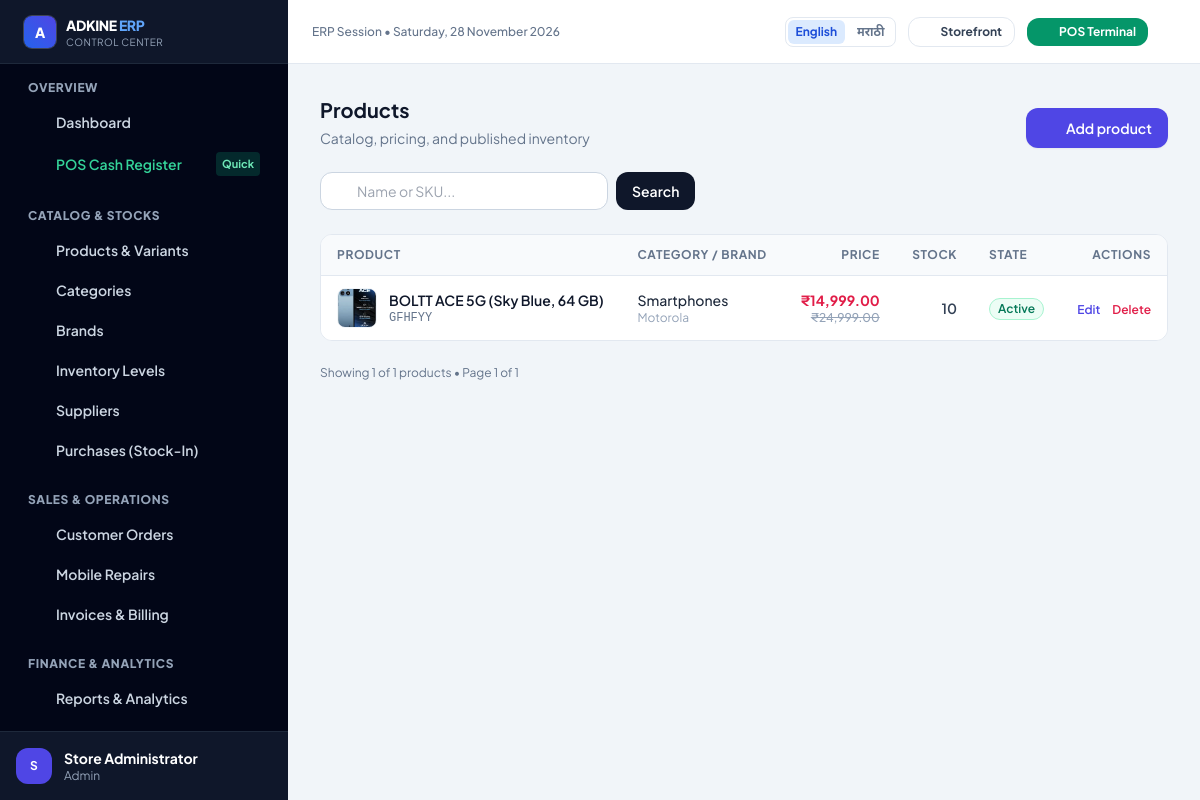
/admin/products.php (signed in), run on the app's committed database.
### tables this page shows
CREATE TABLE `products` (
  `id` int(10) UNSIGNED NOT NULL,
  `category_id` int(10) UNSIGNED NOT NULL,
  `brand_id` int(10) UNSIGNED NOT NULL,
  `name` varchar(200) NOT NULL,
  `slug` varchar(200) NOT NULL,
  `sku` varchar(100) NOT NULL,
  `barcode` varchar(100) DEFAULT NULL,
  `model_number` varchar(100) DEFAULT NULL,
  `short_desc` varchar(500) DEFAULT NULL,
  `description` longtext DEFAULT NULL,
  `specifications` longtext DEFAULT NULL CHECK (json_valid(`specifications`)),
  `thumbnail` varchar(255) DEFAULT NULL,
  `images` longtext DEFAULT NULL CHECK (json_valid(`images`)),
  `base_price` decimal(12,2) NOT NULL DEFAULT 0.00,
  `sale_price` decimal(12,2) DEFAULT NULL,
  `cost_price` decimal(12,2) NOT NULL DEFAULT 0.00,
  `has_variants` tinyint(1) DEFAULT 0,
  `is_featured` tinyint(1) DEFAULT 0,
  `is_active` tinyint(1) DEFAULT 1,
  `warranty_months` int(10) UNSIGNED DEFAULT 12,
  `discount_percent` decimal(5,2) DEFAULT NULL,
  `created_at` timestamp NULL DEFAULT current_timestamp(),
  `updated_at` timestamp NULL DEFAULT current_timestamp() ON UPDATE current_timestamp()
);

CREATE TABLE `categories` (
  `id` int(10) UNSIGNED NOT NULL,
  `parent_id` int(10) UNSIGNED DEFAULT NULL,
  `name` varchar(150) NOT NULL,
  `slug` varchar(150) NOT NULL,
  `description` text DEFAULT NULL,
  `image` varchar(255) DEFAULT NULL,
  `display_order` int(11) DEFAULT 0,
  `is_active` tinyint(1) DEFAULT 1,
  `created_at` timestamp NULL DEFAULT current_timestamp()
);

CREATE TABLE `brands` (
  `id` int(10) UNSIGNED NOT NULL,
  `name` varchar(150) NOT NULL,
  `slug` varchar(150) NOT NULL,
  `logo` varchar(255) DEFAULT NULL,
  `is_active` tinyint(1) DEFAULT 1,
  `created_at` timestamp NULL DEFAULT current_timestamp()
);

### includes/db.php (called while the page is built, shortened)
<?php
function db(): mysqli
{
    static $conn = null;
    if ($conn === null) {
        $conn = new mysqli(DB_HOST, DB_USER, DB_PASS, DB_NAME, DB_PORT);
        $conn->set_charset(DB_CHARSET);
    }
    return $conn;
}
function _db_execute(string $sql, array $params): mysqli_stmt
{
    $stmt = db()->prepare($sql);
    if (!empty($params)) {
        $stmt->execute(array_values($params));
    } else {
        $stmt->execute();
    }
    return $stmt;
}
function db_fetch_all(string $sql, array $params = []): array
{
    $stmt   = _db_execute($sql, $params);
    $result = $stmt->get_result();
    $rows   = $result->fetch_all(MYSQLI_ASSOC);
    return $rows;
}
function db_fetch_value(string $sql, array $params = []): mixed
{
    $stmt   = _db_execute($sql, $params);
    $result = $stmt->get_result();
    $row    = $result->fetch_array(MYSQLI_NUM);
    return $row[0] ?? null;
}

### admin/products.php (the view, shortened to what this page needs)
<?php
require_once __DIR__ . '/../includes/admin-header.php';
$search = trim((string)($_GET['search'] ?? ''));
$page   = max(1, (int)($_GET['page'] ?? 1));
$limit  = 15;
$offset = ($page - 1) * $limit;
$where = '';
$params = [];
$total = (int)(db_fetch_value("SELECT COUNT(*) FROM products p $where", $params) ?? 0);
$pages = (int)ceil($total / $limit);
$products = db_fetch_all(
    "SELECT p.*, c.name AS category_name, b.name AS brand_name,
            COALESCE(SUM(i.current_stock), 0) AS total_stock
     FROM products p
     LEFT JOIN categories c ON p.category_id = c.id
     LEFT JOIN brands b ON p.brand_id = b.id
     LEFT JOIN inventory i ON i.product_id = p.id
     $where
     GROUP BY p.id
     ORDER BY p.created_at DESC
     LIMIT $limit OFFSET $offset",
    $params
);
?>
<div class="space-y-6">
    <div class="flex flex-wrap items-end justify-between gap-4">
        <div>
            <h1 class="text-xl font-bold text-slate-900">Products</h1>
            <p class="mt-1 text-sm text-slate-500">Catalog, pricing, and published inventory</p>
        </div>
        <a href="<?= url('/admin/product-create.php') ?>" class="inline-flex items-center gap-2 rounded-xl bg-indigo-600 px-4 py-2.5 text-sm font-semibold text-white shadow-sm hover:bg-indigo-700 transition">
            <i data-lucide="plus" class="w-4 h-4"></i> Add product
        </a>
    </div>
    <form method="GET" action="<?= url('/admin/products.php') ?>" class="flex gap-2">
        <div class="relative w-72">
            <input id="product-search" name="search" value="<?= e($search) ?>" placeholder="Name or SKU..." class="w-full rounded-xl border border-slate-300 bg-white px-3.5 py-2 pl-9 text-sm shadow-xs focus:border-indigo-600 focus:ring-1 focus:ring-indigo-600 outline-none">
            <i data-lucide="search" class="w-4 h-4 text-slate-400 absolute left-3 top-2.5"></i>
        </div>
        <button class="rounded-xl bg-slate-900 px-4 py-2 text-sm font-semibold text-white hover:bg-slate-800 transition">Search</button>
    </form>
    <div class="overflow-x-auto rounded-xl border border-slate-200 bg-white shadow-xs">
        <table class="min-w-full divide-y divide-slate-200 text-left text-sm">
            <thead class="bg-slate-50 text-xs uppercase tracking-wider text-slate-500 font-bold">
                <tr>
                    <th class="px-4 py-3">Product</th>
                    <th class="px-4 py-3">Category / Brand</th>
                    <th class="px-4 py-3 text-right">Price</th>
                    <th class="px-4 py-3 text-right">Stock</th>
                    <th class="px-4 py-3">State</th>
                    <th class="px-4 py-3 text-right">Actions</th>
                </tr>
            </thead>
            <tbody class="divide-y divide-slate-100 bg-white">
                <?php foreach ($products as $product): ?>
                <tr class="hover:bg-slate-50/70 transition">
                    <td class="px-4 py-3">
                        <div class="flex items-center gap-3">
                            <?php if (!empty($product['thumbnail'])): ?>
                                <img src="<?= asset($product['thumbnail']) ?>" alt="" class="w-10 h-10 rounded-lg object-cover border border-slate-100 shrink-0">
                            <?php else: ?>
                                <div class="w-10 h-10 rounded-lg bg-slate-100 flex items-center justify-center text-slate-400 shrink-0">
                                    <i data-lucide="package" class="w-5 h-5"></i>
                                </div>
                            <?php endif; ?>
                            <div class="min-w-0">
                                <a href="<?= url('/admin/product-edit.php?id=' . (int)$product['id']) ?>" class="font-semibold text-slate-900 hover:text-indigo-600 truncate block">
                                    <?= e($product['name']) ?>
                                </a>
                                <div class="text-xs text-slate-500 font-mono"><?= e($product['sku']) ?></div>
                            </div>
                        </div>
                    </td>
                    <td class="px-4 py-3 text-slate-600">
                        <div class="font-medium text-slate-800"><?= e($product['category_name'] ?? '—') ?></div>
                        <span class="block text-xs text-slate-400"><?= e($product['brand_name'] ?? '—') ?></span>
                    </td>
                    <td class="px-4 py-3 text-right font-medium text-slate-800">
                        <?php if ($product['sale_price'] !== null && $product['sale_price'] > 0): ?>
                            <span class="text-rose-600 font-bold"><?= format_currency($product['sale_price']) ?></span>
                            <span class="block text-xs text-slate-400 line-through"><?= format_currency($product['base_price']) ?></span>
                        <?php else: ?>
                            <span class="font-bold"><?= format_currency($product['base_price']) ?></span>
                        <?php endif; ?>
                    </td>
                    <td class="px-4 py-3 text-right <?= (int)$product['total_stock'] <= 5 ? 'font-bold text-rose-600' : 'text-slate-700 font-semibold' ?>">
                        <?= (int)$product['total_stock'] ?>
                    </td>
                    <td class="px-4 py-3">
                        <span class="inline-flex items-center px-2 py-0.5 rounded-full text-xs font-semibold <?= $product['is_active'] ? 'bg-emerald-50 text-emerald-700 border border-emerald-200' : 'bg-slate-100 text-slate-500 border border-slate-200' ?>">
                            <?= $product['is_active'] ? 'Active' : 'Inactive' ?>
                        </span>
                    </td>
                    <td class="px-4 py-3 text-right">
                        <div class="inline-flex items-center gap-3">
                            <a class="font-semibold text-indigo-600 hover:text-indigo-800 hover:underline text-xs" href="<?= url('/admin/product-edit.php?id=' . (int)$product['id']) ?>">Edit</a>
                                                        <button type="button" class="delete-btn font-semibold text-rose-600 hover:text-rose-800 hover:underline text-xs" data-id="<?= (int)$product['id'] ?>">Delete</button>
                        </div>
                    </td>
                </tr>
                <?php endforeach; ?>
            </tbody>
        </table>
    </div>
    <div class="flex items-center justify-between text-xs text-slate-500">
        <p>Showing <?= count($products) ?> of <?= (int)$total ?> products &bull; Page <?= (int)$page ?> of <?= max(1, (int)$pages) ?></p>
    </div>
</div>

### includes/admin-header.php (style rules this page uses)
body { font-family: 'Plus Jakarta Sans', 'Noto Sans Devanagari', sans-serif; -webkit-tap-highlight-color: transparent; }
html, body { overflow-x: hidden; }
html { scrollbar-color: #94a3b8 #e2e8f0; scrollbar-width: thin; }

### data on the page
products: thumbnail (picture), name "BOLTT ACE 5G (Sky Blue, 64 GB)", sku "GFHFYY", category.name "Smartphones", brand.name "Motorola", sale_price "₹14,999.00", base_price "₹24,999.00", total_stock "10", is_active "Active"

### other printed values
substr(auth()['full_name'] ?? 'A', 0, 1) "S"
auth()['full_name'] "Store Administrator"
auth()['role_slug'] "Admin"
$label "English"
$label "मराठी"
count($products) "1"
$total "1"
$page "1"
max(1, (int)$pages) "1"
